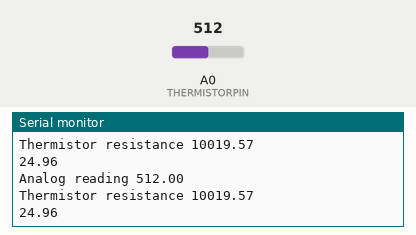
Simulated run of this sketch. Board: Arduino Uno, built with avr-gcc and run on an emulated ATmega328P. Shown: the last lines printed to the serial monitor. The test bench sets the inputs (shaded band); at power-on: A0 (THERMISTORPIN) = 512.

Above: at 1.8 s.
1.9 s: A0 (THERMISTORPIN) set to 1023
At 2.8 s:
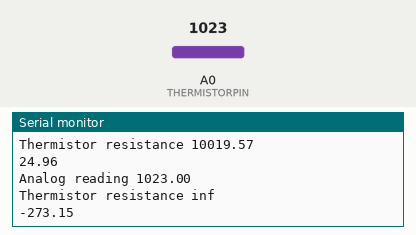
4.5 s: A0 (THERMISTORPIN) set to 900
At 5.8 s:
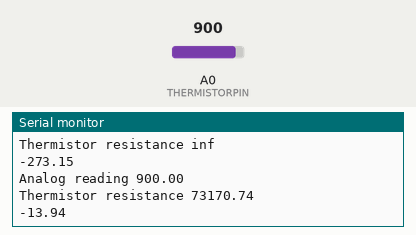
Timing chart, 0 to 7.5 s (numbered marks = the images above; inputs shaded):
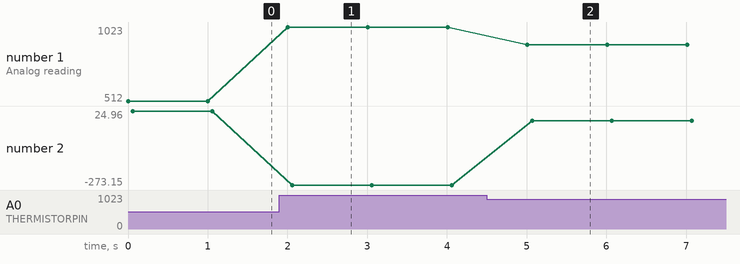

The sketch:

NTC_Thermister.ino
```cpp
#define SERIESRESISTOR 10000
#define THERMISTORPIN A0
#define R0 10000
#define T0 25
#define B 3950
void setup(void) {
  Serial.begin(9600);
}

void loop(void) {
  float reading;

  reading = analogRead(THERMISTORPIN);

  Serial.print("Analog reading ");
  Serial.println(reading);

  // convert the value to resistance
  reading = (1023 / reading)  - 1;     // (1023/ADC - 1)
  reading = SERIESRESISTOR / reading;  // 10K / (1023/ADC - 1)
  Serial.print("Thermistor resistance ");
  Serial.println(reading);

  float temperature;
  temperature = reading / SERIESRESISTOR; // R/R0
  temperature = log(temperature);
  temperature = temperature / B;
  temperature = temperature + 1.0 / (T0 + 273.15);
  temperature = 1.0 / temperature;
  temperature -= 273.15 ;// kelvins to C
  Serial.println(temperature);
  delay(1000);
}
```

Measured:
- after the input at 1.9 s, the serial monitor: prints a new line after 0.10 s (image 1)
- after the input at 4.5 s, the serial monitor: prints a new line after 0.51 s (image 2)
- plotted number 1: 512 → 1023 after the input at 1.9 s, 1023 → 900 after the input at 4.5 s
- plotted number 2: 24.96 → -273.15 after the input at 1.9 s, -273.15 → -13.94 after the input at 4.5 s
